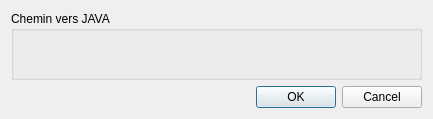
<?xml version="1.0" encoding="UTF-8"?>
<ui version="4.0">
 <class>Dialog_plugin_config</class>
 <widget class="QDialog" name="Dialog_plugin_config">
  <property name="geometry">
   <rect>
    <x>0</x>
    <y>0</y>
    <width>433</width>
    <height>119</height>
   </rect>
  </property>
  <property name="windowTitle">
   <string>Configuration du plugin</string>
  </property>
  <layout class="QVBoxLayout" name="verticalLayout">
   <item>
    <widget class="QGroupBox" name="groupBox_java_path">
     <property name="title">
      <string>Chemin vers JAVA</string>
     </property>
     <layout class="QVBoxLayout" name="verticalLayout_2">
      <item>
       <widget class="QgsFileWidget" name="mQgsFileWidget_java_path"/>
      </item>
     </layout>
    </widget>
   </item>
   <item>
    <widget class="QDialogButtonBox" name="buttonBox">
     <property name="standardButtons">
      <set>QDialogButtonBox::Cancel|QDialogButtonBox::Ok</set>
     </property>
    </widget>
   </item>
  </layout>
 </widget>
 <customwidgets>
  <customwidget>
   <class>QgsFileWidget</class>
   <extends>QWidget</extends>
   <header>qgsfilewidget.h</header>
  </customwidget>
 </customwidgets>
 <resources/>
 <connections/>
</ui>
